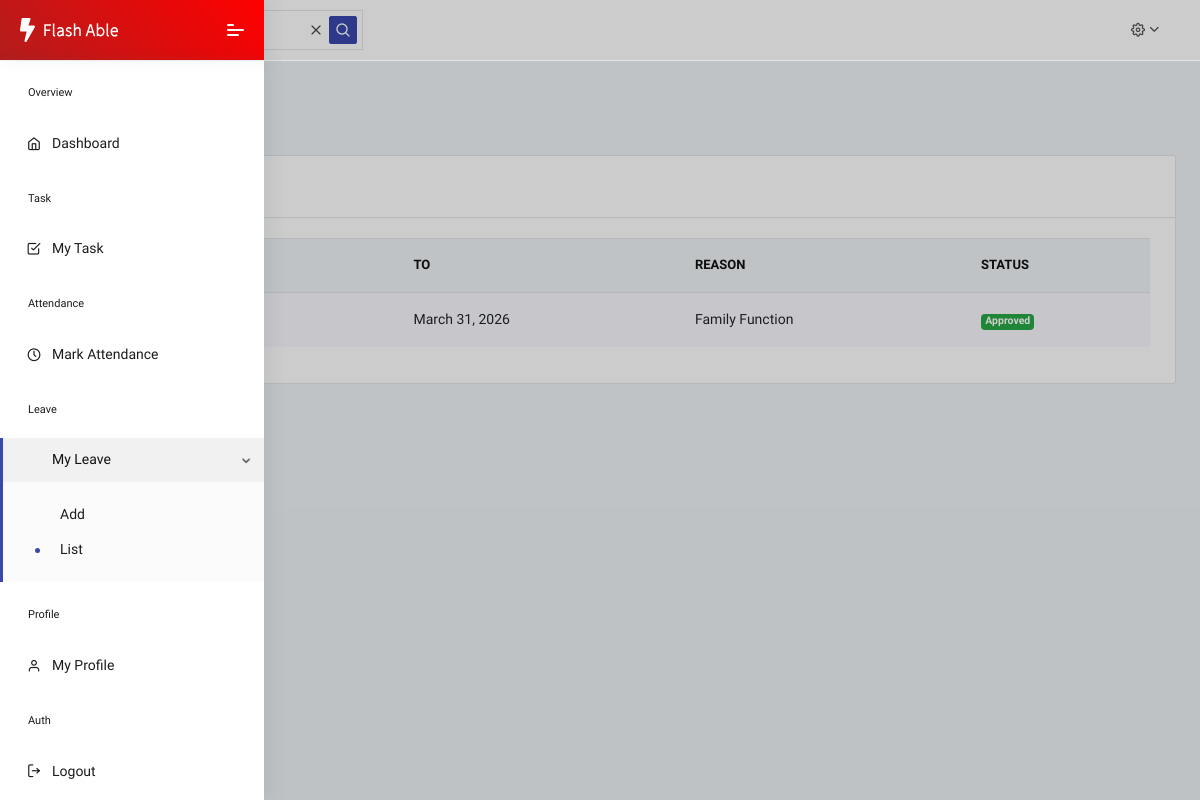
/my_leave/ (signed in), run on the app's committed database.
### core/models.py (models this page shows, shortened)
class Leave(models.Model):
    STATUS = [
        ("Pending", "Pending"),
        ("Approved", "Approved"),
        ("Rejected", "Rejected"),
    ]
    employee = models.ForeignKey(User, on_delete=models.CASCADE)
    start_date = models.DateField()
    end_date = models.DateField()
    reason = models.TextField()
    status = models.CharField(
        max_length=20,
        choices=STATUS,
        default="Pending"
    )

### core/views.py (the view)
# urls.py: path('my_leave/', views.my_leave, name='my-leave'),
def my_leave(request):
    leaves = Leave.objects.filter(employee=request.user).order_by('-id')
    context = {
        'leaves' : leaves
    }
    return render(request,'leave/My_leave.html',context)

### core/templates/leave/My_leave.html (shortened to what this page needs)
{% extends 'dashboard/Employee_Dashboard.html' %}
{% load static %}
{% block mein %}
<div class="pcoded-main-container">
    <div class="pcoded-wrapper">
        <div class="pcoded-content">
            <div class="pcoded-inner-content">
                <div class="main-body">
                    <div class="page-wrapper">
                        <div class="page-header">
                            <div class="page-block">
                                <div class="row align-items-center">
                                    <div class="col-md-12">
                                        <div class="page-header-title">
                                            <h5 class="m-b-10">My Leave List</h5>
                                        </div>
                                        <ul class="breadcrumb">
                                            <li class="breadcrumb-item"><a href="{% url 'employee-dashboard' %}"></a></li>
                                            <li class="breadcrumb-item"><a href="#!">Leave Information</a></li>
                                        </ul>
                                    </div>
                                </div>
                            </div>
                        </div>
                        <div class="row">
                            <div class="col-xl-12">
                                <div class="card">
                                    <div class="card-header">
                                        <h5>Striped Table</h5>
                                    </div>
                                    <div class="card-body table-border-style">
                                        <div class="table-responsive">
                                            <table class="table table-striped">
                                                <thead>
                                                    <tr>
                                                        <th>From</th>
                                                        <th>To</th>
                                                        <th>Reason</th>
                                                        <th>Status</th>
                                                    </tr>
                                                </thead>
                                                <tbody>
                                                    {% for l in leaves %}
                                                    <tr>
                                                        <td>{{l.start_date}}</td>
                                                        <td>{{l.end_date}}</td>
                                                        <td>{{l.reason}}</td>
                                                        <td>
                                                            {% if l.status == "Pending" %}
                                                            <span class="badge badge-warning">Pending</span>
                                                            {% elif l.status == "Approved" %}
                                                            <span class="badge badge-success">Approved</span>
                                                            {% else %}
                                                            <span class="badge badge-danger">Rejected</span>
                                                            {% endif %}
                                                        </td>
                                                    </tr>
                                                   {% endfor %}
                                                </tbody>
                                            </table>
                                        </div>
                                    </div>
                                </div>
                            </div>
                        </div>
                    </div>
                </div>
            </div>
        </div>
    </div>
</div>
{% endblock %}

### data on the page
Leave: end_date "March 31, 2026", reason "Family Function", status "Approved"
